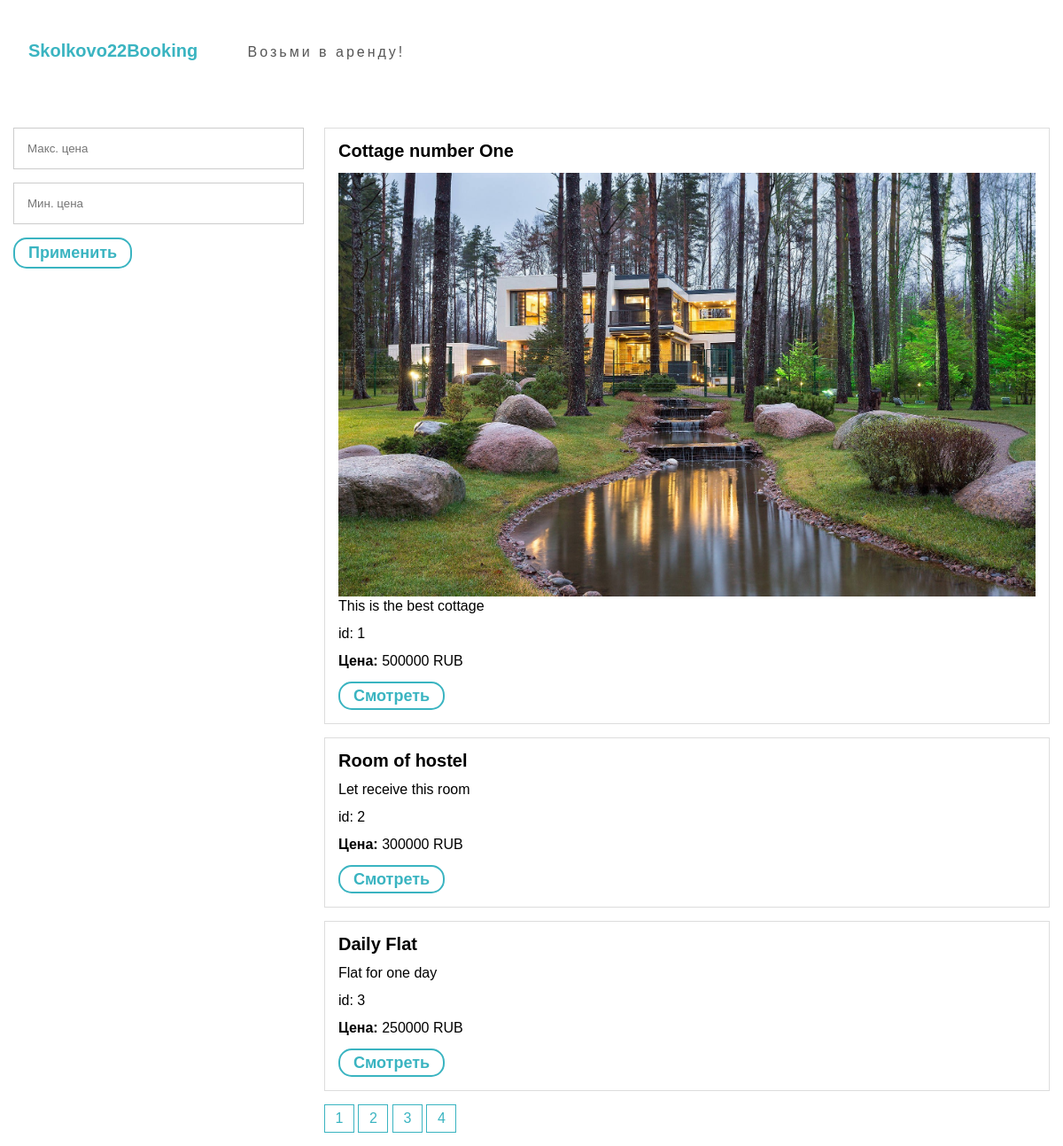
The page / on the database its author committed.
### tables this page shows
CREATE TABLE `estate` (
    `id` INT(4) NOT NULL AUTO_INCREMENT,
    `title` VARCHAR(255) NOT NULL,
    `summary` TEXT,
    `type` VARCHAR(20) NOT NULL,
    `price` INT(10) NOT NULL,
    `currency` CHAR(3) NOT NULL,
    PRIMARY KEY (`id`)
);

CREATE TABLE `file` (
    `id` INT(6) NOT NULL AUTO_INCREMENT,
    `source` VARCHAR(255) NOT NULL,
    `alt` VARCHAR(32) DEFAULT "",
    `mime_type` VARCHAR(15) NOT NULL,
    `entity_type` VARCHAR(20) NOT NULL,
    `entity_id` INT(4) NOT NULL,
    PRIMARY KEY (`id`)
);

### view/skolkovo22/estates/list.php (called while the page is built)
<?php
require_once __DIR__ . '/pages/list.php';

### src/Booking/Base/AbstractModule.php (called while the page is built, shortened)
<?php
abstract class AbstractModule implements ModuleInterface
{
    protected $viewDir;
    final public function setViewDir(string $viewDir): void
    {
        if (is_null($this->viewDir)) {
            $this->viewDir = $viewDir;
        }
    }
    protected function render(string $view, array $vars = []): ServerMessageInterface
    {
        $templateEngine = new TemplateEngine();
        $templateEngine->setContent($this->renderView($view, $vars));
        $content = ob_get_contents();
        return new Response($content);
    }
    protected function renderView(string $view, array $vars = []): string
    {
        extract($vars);
        $content = '';
        if (file_exists($this->viewDir . '/' . $view)) {
            require_once $this->viewDir . '/' . $view;
            $content = ob_get_contents();
        }
        return $content;
    }
}

### modules/Skolkovo22/Estates/Module.php (called while the page is built, shortened)
<?php
class Module extends AbstractEstatesModule
{
    protected int $limit = 3;
    protected int $offset = 0;
    public function run(ClientMessageInterface $request): ServerMessageInterface
    {
        $estates = $this->repository->getList($this->limit, $this->offset);
        return $this->render(
            'list.php',
            [
                'estates' => $estates,
                'count' => $this->repository->getCount(),
                'limit' => $this->limit,
                'offset' => $this->offset,
                'router' => $this->router,
                'files' => $this->getFiles($estates),
            ]
        );
    }
    protected function getFiles(array $estates): array
    {
        $estatesIds = [];
        foreach ($estates as $estate) {
            $estatesIds[] = $estate->id;
        }
        $files = [];
        foreach ($this->fileRepository->getByEntityIds('estate', $estatesIds) as $file) {
            if (!is_array($files[$file->entity_id] ?? null)) {
                $files[$file->entity_id] = [];
            }
            $files[$file->entity_id][] = $file;
        }
        return $files;
    }
}

### web/index.php (called while the page is built, shortened)
<?php
(new App(dirname(__DIR__)))->run();

### src/Booking/Service/Storage/Connection.php (called while the page is built, shortened)
<?php
class Connection implements ConnectionInterface
{
    protected $_connection;
    public function getConnection(): \PDO
    {
        if (is_null($this->_connection)) {
            $this->_connection = new \PDO(
                $this->dsn,
                $this->username,
                $this->password,
                $this->options
            );
        }
        return $this->_connection;
    }
}

### modules/Skolkovo22/Estates/Service/EstateRepository.php (called while the page is built, shortened)
<?php
final class EstateRepository
{
    public function getList(int $limit = 20, int $offset = 0): array
    {
        return $this->connection
            ->getConnection()
            ->query(sprintf('SELECT * FROM `estate` LIMIT %d OFFSET %d;', $limit, $offset))
            ->fetchAll(\PDO::FETCH_CLASS, Estate::class);
    }
}

### src/Booking/Service/File/FileRepository.php (called while the page is built, shortened)
<?php
final class FileRepository
{
    public function getByEntityIds(string $entityType, array $entityIds): array
    {
        return $this->connection
            ->getConnection()
            ->query(
                sprintf(
                    'SELECT * FROM `file` WHERE entity_type = "%s" AND entity_id IN (%s);',
                    $entityType,
                    implode(',', $entityIds)
                )
            )
            ->fetchAll(\PDO::FETCH_CLASS, File::class);
    }
}

### src/Booking/Routing/RoutesCollection.php (called while the page is built, shortened)
<?php
class RoutesCollection implements RoutesCollectionInterface
{
    protected $_collection = [];
    public function route(string $name, string $rule, string $action, array $methods = ClientMessageInterface::HTTP_METHODS): void
    {
        $this->_collection[$name] = new Route($rule, $action, $methods);
    }
    public function getRoute(string $name): RouteInterface
    {
        return $this->_collection[$name];
    }
}

### src/Booking/Routing/Route.php (called while the page is built, shortened)
<?php
class Route implements RouteInterface
{
    public function getRule(): string
    {
        return $this->rule;
    }
}

### src/Booking/Routing/Router.php (called while the page is built, shortened)
<?php
class Router implements RouterInterface
{
    public function getRouteUrl(string $name, array $vars = []): string
    {
        return $this->getRealRouteUrl($this->collection->getRoute($name)->getRule(), $vars);
    }
    protected function getRealRouteUrl(string $rule, array $vars): string
    {
        foreach ($vars as $var => $value) {
            $rule = $this->replaceVarUrl($rule, $var, $value);
        }
        return $rule;
    }
    protected function replaceVarUrl(string $rule, string $var, string $value): string
    {
        return str_replace(sprintf('{%s}', $var), $value, $rule);
    }
}

### view/skolkovo22/estates/pages/list.php (the view, shortened to what this page needs)
<div class="estates-outer">
    <div class="estates-filter">
        <form action="" method="GET" autocomplete="off">
            <div class="input-field">
                <input type="number" name="min_price" placeholder="Макс. цена"/>
            </div>
            <div class="input-field">
                <input type="number" name="max_price" placeholder="Мин. цена"/>
            </div>
            <button class="btn">Применить</button>
        </form>
    </div>
    <div class="estates-list">
        <div class="estates">
            <?php foreach ($estates as $estate): ?>
            <div class="estate">
                <div class="estate-inner">
                    <h3><?= $estate->title; ?></h3>
                    <?php if (is_array($files[$estate->id] ?? null)): ?>
                    <div class="estate-images">
                      <?php foreach ($files[$estate->id] as $file): ?>
                      <div class="estate-image">
                        <img src="/<?= $file->source; ?>" alt="<?= $file->alt; ?>">
                      </div>
                      <?php endforeach; ?>
                    </div>
                    <?php endif; ?>
                    <p><?= $estate->summary; ?></p>
                    <p>id: <?= $estate->id; ?></p>
                    <p><strong>Цена:</strong> <?= $estate->price; ?> <?= $estate->currency; ?></p>
                    <a href="<?= $router->getRouteUrl('estate', ['entity_id' => (string)$estate->id]); ?>" class="btn">Смотреть</a>
                </div>
            </div>
            <?php endforeach; ?>
        </div>
        <?php
        $pages = ceil($count / $limit);
        ?>
        <?php for ($page = 1; $page <= $pages; $page++): ?>
        <a href="/page/<?=$page;?>" class="page-number"><?= $page; ?></a>
        <?php endfor; ?>
    </div>
</div>

### rows shown on the page
estate: title "Cottage number One", summary "This is the best cottage", id "1", price "500000", currency "RUB"
file: source (picture)
estate: title "Room of hostel", summary "Let receive this room", id "2", price "300000", currency "RUB"
estate: title "Daily Flat", summary "Flat for one day", id "3", price "250000", currency "RUB"
